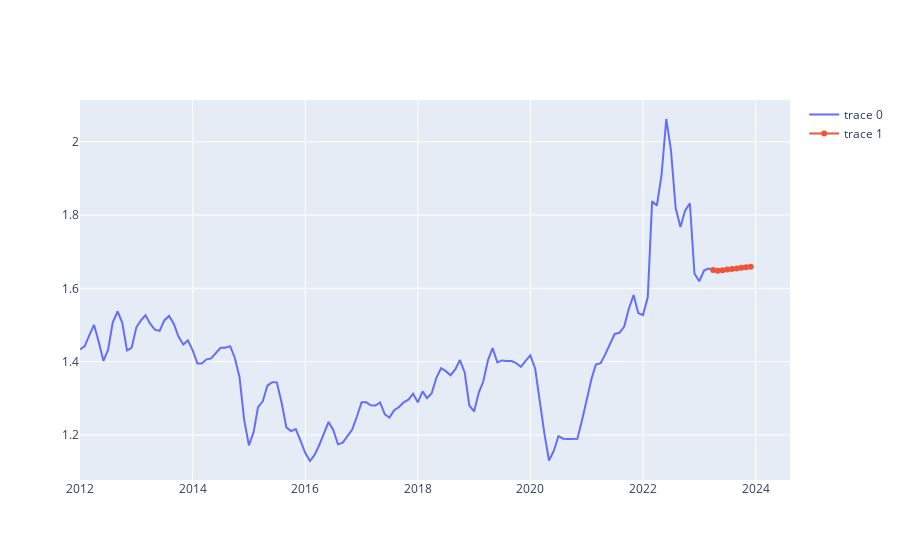

Notebook cell for this chart:
### Markdown cell above
## PLOT MA PREDICTION

### Code cell
plot_prediction(df_total, df)

### Figure 1 — Plotly figure (JSON) as saved in the notebook; plotly's stock layout.template omitted (floating-point values rounded to 4 significant figures; data arrays with more than 128 entries replaced by an {"elided": "..."} marker saying what was removed)
{"data": [{"type": "scatter", "x": {"elided": "136 str values"}, "xaxis": "x", "y": {"elided": "136 float values"}, "yaxis": "y"}, {"type": "scatter", "x": ["2023-04-01T00:00:00", "2023-05-01T00:00:00", "2023-06-01T00:00:00", "2023-07-01T00:00:00", "2023-08-01T00:00:00", "2023-09-01T00:00:00", "2023-10-01T00:00:00", "2023-11-01T00:00:00", "2023-12-01T00:00:00"], "xaxis": "x", "y": [1.65, 1.648, 1.65, 1.651, 1.653, 1.654, 1.656, 1.657, 1.659], "yaxis": "y"}], "layout": {"xaxis": {"anchor": "y", "domain": [0, 1]}, "yaxis": {"anchor": "x", "domain": [0, 1]}}}
